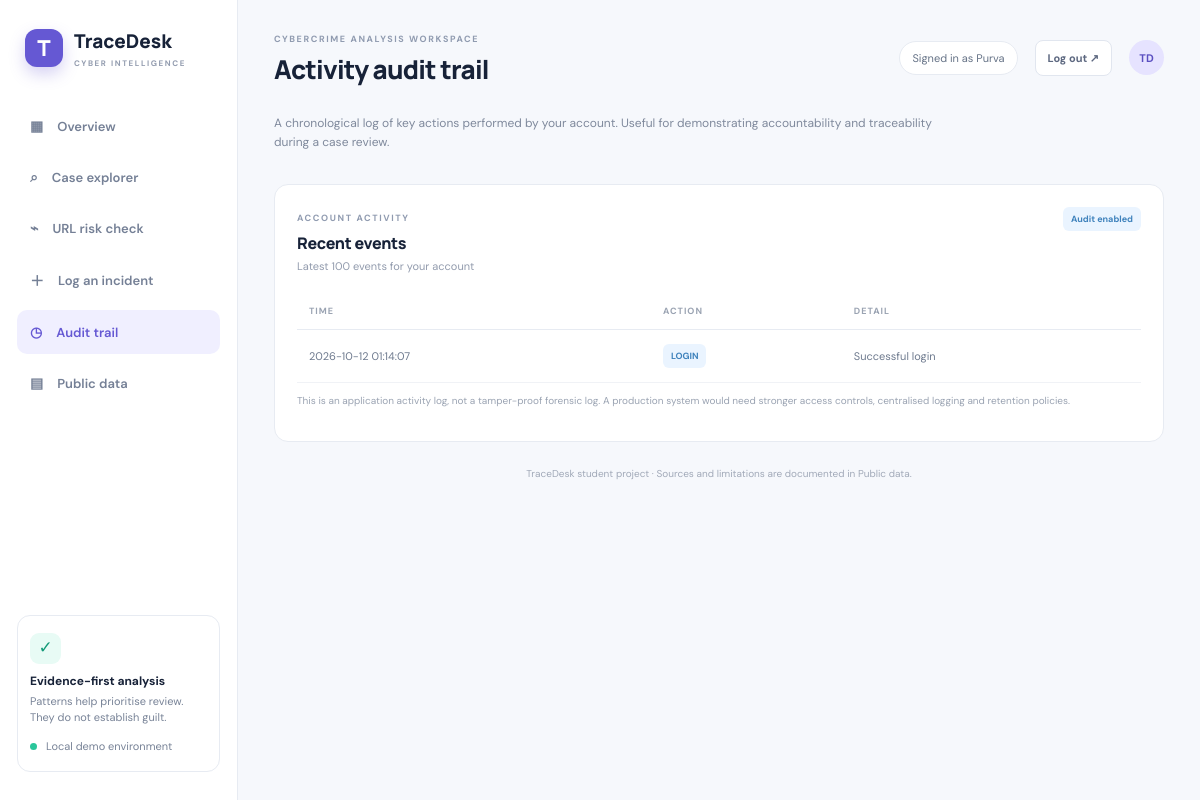
The app's page /audit (signed in) with its own data.
### tables this page shows
CREATE TABLE audit_logs(
            id INTEGER PRIMARY KEY AUTOINCREMENT, user_id INTEGER NOT NULL REFERENCES users(id),
            action TEXT NOT NULL, detail TEXT NOT NULL, created_at TEXT NOT NULL);

### app.py (the view)
@app.route("/audit")
@login_required
def audit():
    with connect() as con:
        rows=con.execute("SELECT action,detail,created_at FROM audit_logs WHERE user_id=? ORDER BY id DESC LIMIT 100",(session["user_id"],)).fetchall()
    return render_template("audit.html",logs=rows)

### app.py (called while the page is built)
def connect():
    con = sqlite3.connect(DB)
    con.row_factory = sqlite3.Row
    con.execute("PRAGMA foreign_keys = ON")
    return con

def login_required(view):
    @wraps(view)
    def wrapped(*args, **kwargs):
        if not session.get("user_id"):
            flash("Please log in to access the analyst workspace.", "error")
            return redirect(url_for("login", next=request.path))
        return view(*args, **kwargs)
    return wrapped

### templates/audit.html
{% extends "base.html" %}{% block title %}Audit trail · TraceDesk{% endblock %}{% block heading %}Activity audit trail{% endblock %}
{% block content %}<div class="page-intro"><p>A chronological log of key actions performed by your account. Useful for demonstrating accountability and traceability during a case review.</p></div><section class="panel"><div class="panel-head"><div><span class="eyebrow">ACCOUNT ACTIVITY</span><h3>Recent events</h3><p>Latest 100 events for your account</p></div><span class="status under-review">Audit enabled</span></div><div class="table-wrap"><table><thead><tr><th>TIME</th><th>ACTION</th><th>DETAIL</th></tr></thead><tbody>{% for log in logs %}<tr><td>{{ log.created_at }}</td><td><span class="status under-review">{{ log.action }}</span></td><td>{{ log.detail }}</td></tr>{% else %}<tr><td colspan="3" class="empty">No activity yet. Create an incident or analyse a URL to populate this trail.</td></tr>{% endfor %}</tbody></table></div><p class="footnote">This is an application activity log, not a tamper-proof forensic log. A production system would need stronger access controls, centralised logging and retention policies.</p></section>{% endblock %}

### static/style.css (style rules this page uses)
:root { --ink:#172238;--muted:#788397;--line:#e7ebf2;--bg:#f6f8fc;--purple:#6558d3;--navy:#18233d;--teal:#67dfc0 }
* { box-sizing:border-box }
body { margin:0;background:var(--bg);color:var(--ink);font-family:'DM Sans',sans-serif;font-size:14px }
.eyebrow { font-size:9px;font-weight:700;letter-spacing:1.6px;color:#909bb0 }
.metric,.panel { background:#fff;border:1px solid var(--line);border-radius:14px }
.panel { padding:22px }
.panel-head { display:flex;justify-content:space-between;align-items:flex-start }
.panel h3 { font:800 16px Manrope;letter-spacing:-.3px;margin:7px 0 5px }
.panel-head p { color:#929bad;font-size:11px;margin:0 }
.table-wrap { overflow-x:auto;margin-top:20px }
table { border-collapse:collapse;width:100%;min-width:650px }
th { text-align:left;font-size:9px;letter-spacing:1px;color:#9aa3b2;font-weight:700;padding:12px;border-bottom:1px solid var(--line) }
td { padding:14px 12px;border-bottom:1px solid #f0f2f6;font-size:11px;color:#6e7a8e;vertical-align:middle }
.status { display:inline-block;border-radius:6px;padding:6px 8px;font-size:9px;font-weight:700;background:#f1f3f8;color:#687489;white-space:nowrap }
.status.under-review { background:#eaf4ff;color:#3f82bc }
.footnote { font-size:10px;color:#9aa3b2;line-height:1.6 }
.page-intro { display:flex;align-items:center;justify-content:space-between;margin:-10px 0 20px;gap:20px }
.page-intro p { color:#7f899c;font-size:12px;line-height:1.6;max-width:680px }

### records on screen
audit_logs: created_at "2026-10-12 01:14:07", action "LOGIN", detail "Successful login"

### other values on screen
{{ session.get('user_name') }} "Purva"
